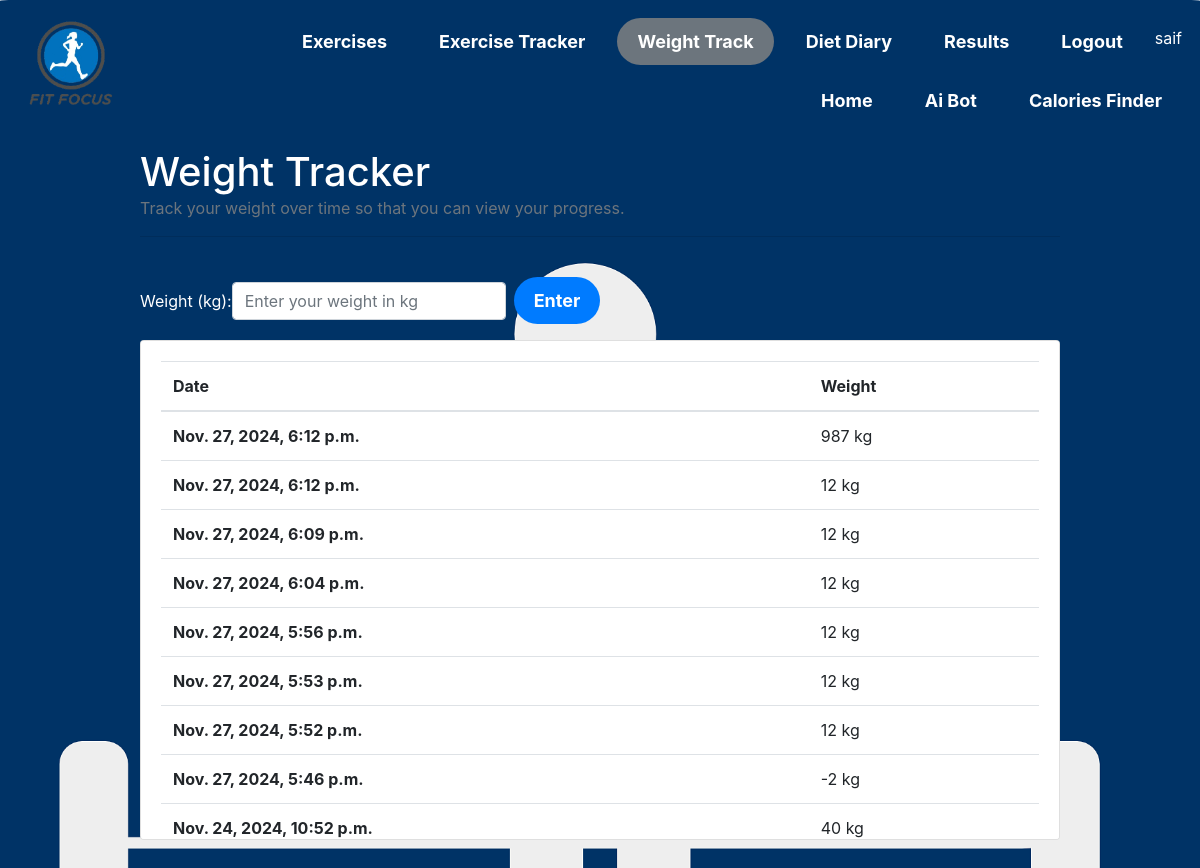
Screenshot of /weightlog/ (signed in) with the database file from the repository.
### app/models.py (models this page shows, shortened)
class WeightLog(models.Model):
    timestamp = models.DateTimeField(default=timezone.now)
    weight = models.CharField(max_length=5)
    user = models.ForeignKey(User, on_delete=models.CASCADE)

### app/views.py (the view, shortened to what this page needs)
# urls.py: path('weightlog/', views.weightlog, name='weightlog'),
def weightlog(request):
    if not request.user.is_authenticated:
        return redirect('app:login')  # Redirect to login if the user is not authenticated
    form = WeightLogForm()
    context = {
        'title': 'Weight Log',
        'weight_logs': WeightLog.objects.filter(user=request.user).order_by('-timestamp'),
        'form': form,
        'savedWeight': False
    }
    return render(request, 'app/weightlog.html', context)

### app/forms.py
class WeightLogForm(forms.Form):
    weight = forms.IntegerField(
        label="Weight (kg)",
        validators=[
            MinValueValidator(1, message="Weight must be a positive integer."),
            MaxValueValidator(999, message="Weight cannot exceed 999 kg.")  # Adjust the max value as needed
        ],
        widget=forms.NumberInput(attrs={
            'placeholder': 'Enter your weight in kg',
            'class': 'form-control',
            'maxlength': '3'  # Limits input length at the HTML level
        })
    )

### app/templates/app/weightlog.html (shortened to what this page needs)
{% extends "app/base.html" %}
{% block body %}
<div class="row">
    <div class="col-10 offset-1">
        <h1 class="mb-0">Weight Tracker</h1>
        <p class="text-muted">Track your weight over time so that you can view your progress.</p>
        <hr>
        <br>
        <form class="form-inline pb-3" action="" method="post">
            <div class="form-group">
                {{ form.weight.label_tag }}
                {{ form.weight }}
            </div>
            <button type="submit" class="btn btn-primary btn-sm ml-2">Enter</button>
        </form>
        <div class="card" style="height: 500px; overflow-y: auto;">
            <div class="card-body">
                <div class="card-detail">
                    <table class="table">
                        <thead>
                          <tr>
                            <th scope="col">Date</th>
                            <th scope="col">Weight</th>
                          </tr>
                        </thead>
                        <tbody>
                            {% if weight_logs|length < 1 %}
                                <tr><td class="text-center" colspan="2">What are you waiting for? Log your weight above!</td></tr>
                            {% else %}
                                {% for weight in weight_logs %}
                                    <tr>
                                        <th scope="row">{{ weight.timestamp }}</th>
                                        <td>{{ weight.weight }} kg</td>
                                    </tr>
                                {% endfor %}
                            {% endif %}
                        </tbody>
                    </table>
                </div>
            </div>
        </div>
    </div>
</div>
{% endblock body %}

### app/templates/app/base.html (shortened to what this page needs)
<!DOCTYPE html>
{% load static %}
<html lang="en">
<head>
    <link rel="stylesheet" href="https://stackpath.bootstrapcdn.com/bootstrap/4.5.0/css/bootstrap.min.css"
>
    <link rel="stylesheet" href="https://stackpath.bootstrapcdn.com/font-awesome/4.7.0/css/font-awesome.min.css"
>
</head>
<body class="body">
    <div class="main">
        <div class="nav">
            <div class="logo-div">
                <img src="{% static 'logo2.png' %}" class="logo-header">
            </div>
            {% with request.resolver_match.url_name as url_name %}
            {% if user.is_authenticated %}
                <p class="nav-btn pt-2">{{ user.username }}</p>
                    <Button class="btn btn-outline-danger nav-btn">Logout</Button>
                    <Button class="btn btn-outline-secondary nav-btn {% if url_name == 'results' %} active {% endif %}">
                        Results
                    </Button>
                    <Button class="btn btn-outline-secondary nav-btn {% if url_name == 'foodtracker' %} active {% endif %}">
                        Diet Diary
                    </Button>
                    <Button class="btn btn-outline-secondary nav-btn {% if url_name == 'weightlog' %} active {% endif %}">
                        Weight Track
                    </Button>
                    <Button class="btn btn-outline-secondary nav-btn
                    ">
                        Exercise Tracker
                    </Button>
                    <Button class="btn btn-outline-secondary nav-btn {% if url_name == 'exercises' %} active {% endif %}">
                        Exercises
                    </Button>
                    <Button class="btn btn-outline-secondary nav-btn {% if url_name == 'calories_finder' %} active {% endif %}">
                        Calories Finder
                    </Button>
                    <Button class="btn btn-outline-secondary nav-btn {% if url_name == 'fitness_assistant' %} active {% endif %}">
                        Ai Bot
                    </Button>
            {% endif %}
            {% endwith %}
                <Button class="btn btn-outline-secondary nav-btn {% if url_name == 'home' %} active {% endif %}">
                    Home
                </Button>
        </div>
        <div class="container" style="min-height:600px;">
            {% block body %}{% endblock %}
        </div>
</body>
</html>

### rows the page displays
WeightLog: timestamp "Nov. 27, 2024, 6:12 p.m.", weight "987"
WeightLog: timestamp "Nov. 27, 2024, 6:12 p.m.", weight "12"
WeightLog: timestamp "Nov. 27, 2024, 6:09 p.m.", weight "12"
WeightLog: timestamp "Nov. 27, 2024, 6:04 p.m.", weight "12"
WeightLog: timestamp "Nov. 27, 2024, 5:56 p.m.", weight "12"
WeightLog: timestamp "Nov. 27, 2024, 5:53 p.m.", weight "12"
WeightLog: timestamp "Nov. 27, 2024, 5:52 p.m.", weight "12"
WeightLog: timestamp "Nov. 27, 2024, 5:46 p.m.", weight "-2"
WeightLog: timestamp "Nov. 24, 2024, 10:52 p.m.", weight "40"

### other values shown
{{ user.username }} "saif"
